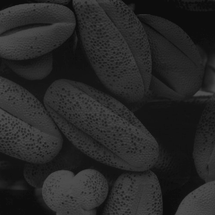
%> input picture CEG_7580/projects/project2/Fig0316(1)(Dark).tif, 215 x 215 px, shrunk from 500 x 500 before the run; its folder holds 4 pictures in this run
$ octave --eval "Problem2;"   (GNU Octave 9; MATLAB toolbox functions it lacks are replaced by stand-ins)
%> lines starting %> are read from the running program, lines starting %| are printed output that depends on the picture
### CEG_7580/projects/project3/find_files_from_pattern.m

function imageFiles = find_files_from_pattern(patternStr, varargin)
%> called with patternStr = '0316'
% load the image file names into a cell structure, based on figure pattern
% pattern string -> patternStr

    ext = '*.tif' ;
    if nargin > 1
        ext = varargin{1} ;
    end

    [currDir] = fileparts(mfilename('fullpath')) ;
    files = dir(fullfile(currDir, ext)) ;
    imageFiles = {} ;

    for k = 1:length(files)
        baseFileName = files(k).name ;
        if contains(baseFileName, patternStr)
            fullFileName = fullfile(currDir, baseFileName);
            imageFiles(end+1) = {fullFileName} ;
        end
    end

end

### CEG_7580/projects/project2/Problem2.m
%% Problem 2
function Problem2()

% uncomment this if the figures get annoying when testing
% close all

% part a

% filter out the images in the folder based on figure 3.16
imageFiles = find_files_from_pattern('0316', '*.tif') ;

% for each file, generate histogram plots
for f = imageFiles
    file = f{1} ;
    % process and equalize histograms generated from input images
    %part of part a)
    loadHisto(file) ;
% [39 lines not run here, left out]
function output_img = localhisteq(input_img, mask_size, graylevel)
% performs local histogram equalization based on input mask size
% input_img -> input image data matrix 2D gray levels
% mask_size -> 2 element vector of mask dimensions
% graylevel -> number of gray levels (should be power of 2)

    % make sure gray level is a power of 2
    pos = ceil(log2(graylevel)) ;
    graylevel = 2^pos ;

    %make sure mask is a 2D vector
    if length(size(mask_size)) ~= 2
        error('Please pass in a 2D spatial mask size ...')
    end

    % dont let mask size exceed image dims
    img_dims = size(input_img) ;

    if mask_size(1) > img_dims(1) || mask_size(2) > img_dims(2)
        error('mask size cannot exceed dimensions of global image !')
    end

    % create a lambda-like expression for function handle to be used on block processing
    % the kernel function here is histogram equalization using the
    % graylevel for bins
    kernel_fun = @(block_struct) histeq(block_struct.data, graylevel) ;
    % apply block processing algorithm
    output_img = blockproc(input_img, mask_size, kernel_fun) ;
end

%%Auxillary Functions
function [hist_in, hist_out, newmap] = loadHisto(filename, varargin)
% function for global histogram equalization.  Also optionally plots
% histograms (hence the varargin)
% filename -> image filename
% varargin(1) -> bool whether or not to plot the images (true to plot)

    % assume user wants to plot
    showPlots = true ;
    if nargin > 1
        % variable arguement of whether or not to plot
        showPlots = varargin{1} ;
    end

    % get basename for plot title
    [~, basename, ~] = fileparts(filename) ;
    % load image
    img = imread(filename) ;

    % show original image
    if showPlots
        fig = figure();
        set(0, 'CurrentFigure', fig) ;
        subplot(1,3,1)
        imshow(img) ;
        title(strcat('Original Image: ', basename))
    end

    % compute histogram of image data
    [histgram, N] = imhist(im2double(img)) ;

    % display histogram
    if showPlots
        subplot(1,3,2)
        bar(N, histgram) ;
        title('input histogram')
        xlabel('level bin')
        ylabel('count')

    end
    % create a new mapping (newmap is Transfer function) using histogram
    % equalization
    newmap = histeq(img, gray(256)) ;

    % plot globally equalized histogram mapped image
    if showPlots
        subplot(1,3,3)
        imshow(img, newmap) ;
        title('output histogram equalization')

        % plot the transfer function
        fig2 = figure() ;
        set(0, 'CurrentFigure', fig2)
        rgbplot(newmap) ;
        title(strcat('Transfer Function T(r) Estimate for: ',' ', basename))
        xlabel('r (input intensity)')
        ylabel('s (output intensity)')
    end

    % return the processed histogram and discrete transfer fn mapping
    hist_in = histgram ;
    hist_out = newmap ;

end

end
%> the loop in Problem2, `for f = imageFiles` made 1 pass
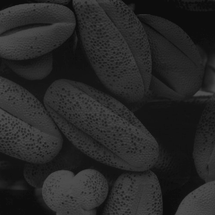
%> input picture CEG_7580/projects/project2/Fig0316(1)(Dark).tif, 215 x 215 px, shrunk from 500 x 500 before the run
%> pass 1, in loadHisto, `newmap = histeq(img, gray(256)) ;`:
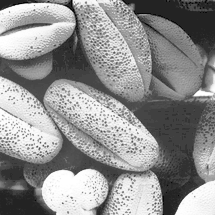
%> newmap: size 215x215 uint8; min 1, max 255, mean 144.2
%> pass 1, in loadHisto, `title('output histogram equalization')`:
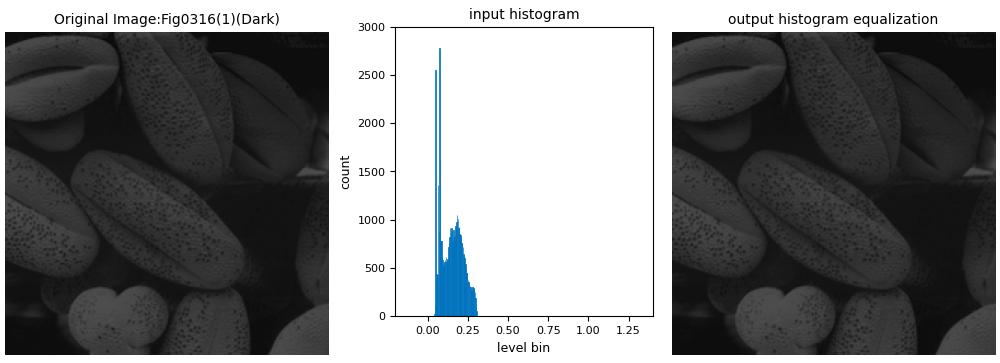
%> figure redrawn from the program's plot data, 3 panels
%> (the run ends here)
